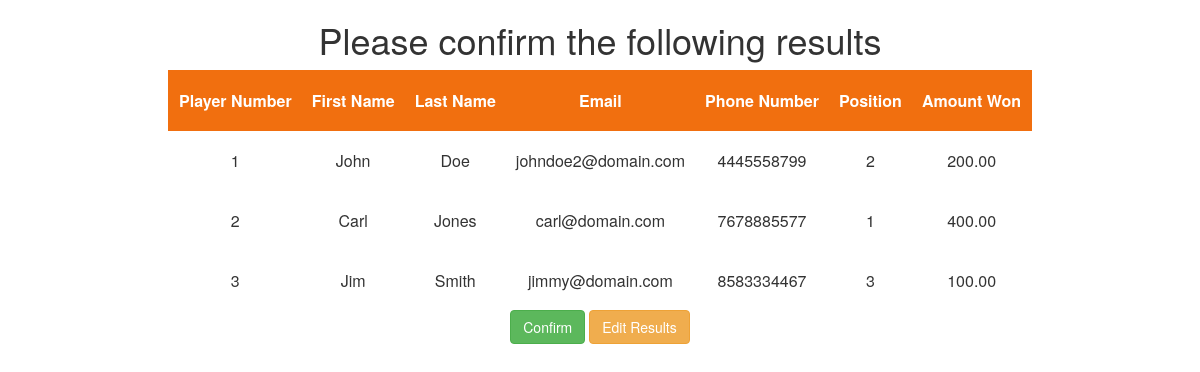
/tournament/finalizeResults/7, run on the app's committed database.
### tournament/models.py (models this page shows, shortened)
class playerResults (models.Model):
    tournament = models.ForeignKey(tournament, related_name = 'tournamentSet',on_delete=models.CASCADE)
    player = models.ForeignKey(player, related_name='tournamentPlayer', on_delete=models.CASCADE)
    amount_won = models.DecimalField(max_digits=11,decimal_places=2, blank=True, null=True, default = 0.00)
    position = models.PositiveIntegerField(blank=True, null=True, default = '0')
    flight = models.CharField(max_length = 25, default = '', blank=True)
    added_on = models.DateField(auto_now_add = True)
    class Meta:
        verbose_name_plural = 'playerResults'

### users/models.py (models this page shows, shortened)
class player (models.Model):
    user = models.OneToOneField(CustomUser, related_name='userPlayer', on_delete=models.CASCADE, primary_key = True)
    address = models.CharField(max_length = 50)
    homeCourse = models.CharField(max_length = 50)
    insrt_timestamp = models.DateField(auto_now_add = True)
    chnge_timestamp = models.DateField(auto_now = True)

class CustomUser(AbstractUser):
    user_choices = ((1,'admin'), (2,'player'), (3,'shop'), (4,'buyer'))
    objects = CustomUserManager()
    userType = models.PositiveSmallIntegerField(
                  choices=user_choices,
                  default=1)
    phoneNumber = models.CharField(max_length = 10, null=True)

### tournament/views.py (the view)
# urls.py: path('finalizeResults/<id>', views.finalizeResults, name='finalizeResults'),
def finalizeResults(request, id):
    curTournament = tournament.getTournamentFromID(id)
    tournamentPlayers = playerResults.objects.filter(tournament=curTournament)
    tournamentWinners = []
    for field in tournamentPlayers:
        if field.amount_won > 0:
            tournamentWinners.append(field)
    if request.method == "POST":
        action = request.POST['action']
        if action == 'confirm':
            if tournament.finalizeTournament(tournamentWinners,curTournament) == 'Success':
                return redirect('Success')
            else:
                return redirect('insufficientCredits',curTournament.tournament_id)
        else:
            return redirect('tournamentResults',id)
    else:
        return render(request, 'tournaments/finalizeResults.html', {
            "curTournament": curTournament,
            "tournamentPlayers": tournamentWinners,
        })

### tournament/models.py (called while the page is built)
    def getTournamentFromID(id):
        return tournament.objects.filter(tournament_id = id)[0]

### templates/tournaments/finalizeResults.html (shortened to what this page needs)
{% load static %}
<link rel="stylesheet" href="https://maxcdn.bootstrapcdn.com/bootstrap/3.4.0/css/bootstrap.min.css">
<link rel="stylesheet" type="text/css" href="{% static 'tournament/confirm.css' %}">
<h1>Please confirm the following results</h1>
<table >
    <thead>
            <th>Player Number</th>
            <th>First Name</th>
            <th>Last Name</th>
            <th>Email</th>
            <th>Phone Number</th>
            <th>Position</th>
            <th>Amount Won</th>
    </thead>
    {% for player in tournamentPlayers %}
        <tr>
            <td>{{ forloop.counter }}</td>
            <td>{{ player.player.user.first_name }}</td>
            <td>{{ player.player.user.last_name }}</td>
            <td>{{ player.player.user.email }}</td>
            <td>{{ player.player.user.phoneNumber }}</td>
            <td>{{ player.position }}</td>
            <td>{{ player.amount_won }}</td>
        </tr>
    {% endfor %}
</table>
<form method='post'>
    <button type='submit' class='btn btn-success' name='action' value='confirm'>Confirm</button>
    <button type='submit' class='btn btn-warning' name='action' value='edit'>Edit Results</button>
</form>

### static/tournament/confirm.css (style rules this page uses)
table { margin:0 auto; }
td, tr, th { padding: 10px; text-align:center; }
th { text-align:center; border:none; }
thead { background-color:rgb(241,111,15); color:white; border:1px solid rgb(241,111,15); }
tr { height:60px; }

### data on the page
playerResults: player.user.first_name "John", player.user.last_name "Doe", player.user.email "johndoe2@domain.com", player.user.phoneNumber "4445558799", position "2", amount_won "200.00"
playerResults: player.user.first_name "Carl", player.user.last_name "Jones", player.user.email "carl@domain.com", player.user.phoneNumber "7678885577", position "1", amount_won "400.00"
playerResults: player.user.first_name "Jim", player.user.last_name "Smith", player.user.email "jimmy@domain.com", player.user.phoneNumber "8583334467", position "3", amount_won "100.00"
